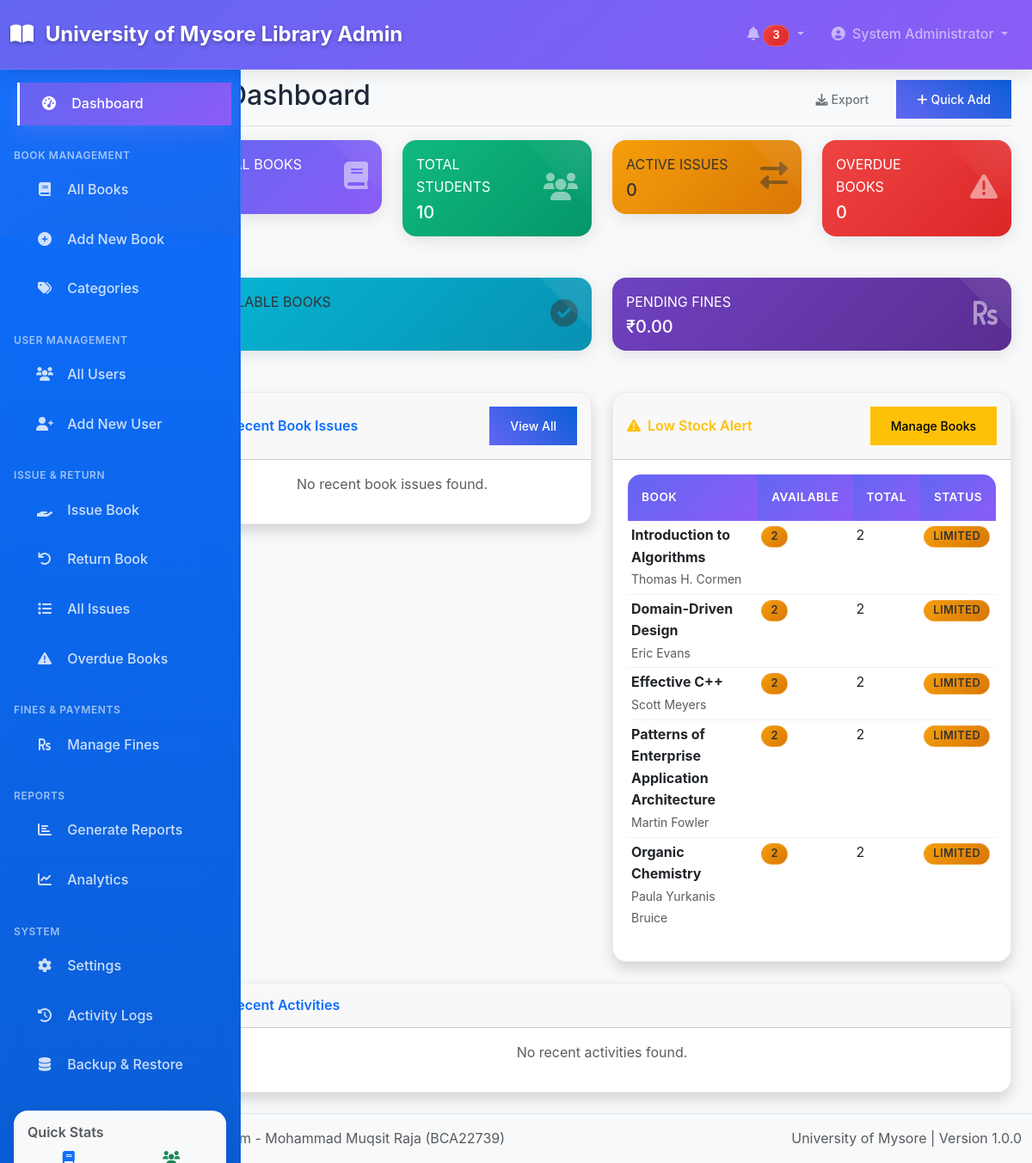
Page /admin/dashboard.php (signed in) on the committed database.
### tables this page shows
CREATE TABLE system_settings (
    setting_id INT PRIMARY KEY AUTO_INCREMENT,
    setting_name VARCHAR(100) UNIQUE NOT NULL,
    setting_value TEXT NOT NULL,
    description TEXT,
    updated_at TIMESTAMP DEFAULT CURRENT_TIMESTAMP ON UPDATE CURRENT_TIMESTAMP
);

CREATE TABLE users (
    user_id INT PRIMARY KEY AUTO_INCREMENT,
    username VARCHAR(50) UNIQUE NOT NULL,
    password VARCHAR(255) NOT NULL,
    full_name VARCHAR(100) NOT NULL,
    email VARCHAR(100) UNIQUE NOT NULL,
    phone VARCHAR(15),
    address TEXT,
    user_type ENUM('admin', 'student') NOT NULL,
    registration_number VARCHAR(50) UNIQUE,
    department VARCHAR(50),
    year_of_study INT,
    status ENUM('active', 'inactive', 'suspended') DEFAULT 'active',
    created_at TIMESTAMP DEFAULT CURRENT_TIMESTAMP,
    updated_at TIMESTAMP DEFAULT CURRENT_TIMESTAMP ON UPDATE CURRENT_TIMESTAMP
);

CREATE TABLE books (
    book_id INT PRIMARY KEY AUTO_INCREMENT,
    isbn VARCHAR(20) UNIQUE,
    title VARCHAR(200) NOT NULL,
    author VARCHAR(150) NOT NULL,
    publisher VARCHAR(100),
    publication_year YEAR,
    category_id INT,
    edition VARCHAR(50),
    pages INT,
    language VARCHAR(50) DEFAULT 'English',
    total_copies INT NOT NULL DEFAULT 1,
    available_copies INT NOT NULL DEFAULT 1,
    location VARCHAR(100),
    description TEXT,
    book_image VARCHAR(255),
    status ENUM('active', 'inactive') DEFAULT 'active',
    created_at TIMESTAMP DEFAULT CURRENT_TIMESTAMP,
    updated_at TIMESTAMP DEFAULT CURRENT_TIMESTAMP ON UPDATE CURRENT_TIMESTAMP,
    FOREIGN KEY (category_id) REFERENCES categories(category_id) ON DELETE SET NULL,
    INDEX idx_title (title),
    INDEX idx_author (author),
    INDEX idx_isbn (isbn)
);

### admin/dashboard.php (the view, shortened to what the rows shown need)
<?php
require_once '../includes/database.php';
require_once '../includes/auth.php';
require_once '../includes/functions.php';
$db = Database::getInstance();
$lowStockBooks = $db->fetchAll("
    SELECT book_id, title, author, total_copies, available_copies
    FROM books
    WHERE status = 'active' AND available_copies <= 2 AND available_copies > 0
    ORDER BY available_copies ASC
    LIMIT 5
");
include '../includes/admin_header.php';
?>
<div class="container-fluid">
    <div class="row">
        <main class="col-md-9 ms-sm-auto col-lg-10 px-md-4">
            <div class="d-flex justify-content-between flex-wrap flex-md-nowrap align-items-center pt-3 pb-2 mb-3 border-bottom">
                <h1 class="h2">
                    <i class="fas fa-tachometer-alt me-2"></i>Dashboard
                </h1>
            </div>
            <div class="row">
                <div class="col-lg-6 mb-4">
                    <div class="card shadow">
                        <div class="card-body">
                            <?php if (!empty($lowStockBooks)): ?>
                                <div class="table-responsive">
                                    <table class="table table-sm">
                                        <thead>
                                            <tr>
                                                <th>Book</th>
                                                <th>Available</th>
                                                <th>Total</th>
                                                <th>Status</th>
                                            </tr>
                                        </thead>
                                        <tbody>
                                            <?php foreach ($lowStockBooks as $book): ?>
                                                <tr>
                                                    <td>
                                                        <strong><?php echo htmlspecialchars($book['title']); ?></strong><br>
                                                        <small class="text-muted"><?php echo htmlspecialchars($book['author']); ?></small>
                                                    </td>
                                                    <td>
                                                        <span class="badge bg-warning"><?php echo $book['available_copies']; ?></span>
                                                    </td>
                                                    <td><?php echo $book['total_copies']; ?></td>
                                                    <td><?php echo getBookStatusBadge($book['available_copies'], $book['total_copies']); ?></td>
                                                </tr>
                                            <?php endforeach; ?>
                                        </tbody>
                                    </table>
                                </div>
                            <?php else: ?>
                                <p class="text-muted text-center">All books are well stocked!</p>
                            <?php endif; ?>
                        </div>
                    </div>
                </div>
            </div>
        </main>
    </div>
</div>
<?php include '../includes/admin_footer.php'; ?>

### includes/admin_header.php (shortened to what the rows shown need)
<?php
$currentUser = getCurrentUser();
$libraryName = getSystemSetting('library_name', 'Digital Library');
?>
<!DOCTYPE html>
<html lang="en">
<head>
    <link href="https://cdn.jsdelivr.net/npm/bootstrap@5.3.0/dist/css/bootstrap.min.css" rel="stylesheet">
    <link href="https://cdnjs.cloudflare.com/ajax/libs/font-awesome/6.0.0/css/all.min.css" rel="stylesheet">
    <link href="../assets/css/style.css" rel="stylesheet">
</head>
<body class="bg-light">
    <nav class="navbar navbar-expand-lg navbar-dark bg-primary fixed-top">
        <div class="container-fluid">
            <a class="navbar-brand" href="dashboard.php">
                <i class="fas fa-book-open me-2"></i>
                <?php echo htmlspecialchars($libraryName); ?> Admin
            </a>
            <div class="navbar-nav ms-auto">
                <div class="nav-item dropdown">
                </div>
                <div class="nav-item dropdown">
                    <a class="nav-link dropdown-toggle" href="#" id="userDropdown" role="button" data-bs-toggle="dropdown">
                        <i class="fas fa-user-circle me-1"></i>
                        <?php echo htmlspecialchars($currentUser['full_name']); ?>
                    </a>
                </div>
            </div>
        </div>
    </nav>
    <div style="padding-top: 76px;">

### includes/functions.php (shortened to what the rows shown need)
<?php
function getSystemSetting($settingName, $defaultValue = null) {
    try {
        $db = Database::getInstance();
        $sql = "SELECT setting_value FROM system_settings WHERE setting_name = ?";
        $result = $db->fetchOne($sql, [$settingName]);
        return $result ? $result['setting_value'] : $defaultValue;
    } catch (Exception $e) {
        error_log("Error getting system setting: " . $e->getMessage());
        return $defaultValue;
    }
}
function getBookStatusBadge($availableCopies, $totalCopies) {
    if ($availableCopies == 0) {
        return '<span class="badge bg-danger">Not Available</span>';
    } elseif ($availableCopies <= 2) {
        return '<span class="badge bg-warning">Limited</span>';
    } else {
        return '<span class="badge bg-success">Available</span>';
    }
}
?>

### rows in the picture
system_settings: setting_value "University of Mysore Library"
users: full_name "System Administrator"
books: title "Introduction to Algorithms", author "Thomas H. Cormen", available_copies "2", total_copies "2", shows "LIMITED"
books: title "Domain-Driven Design", author "Eric Evans", available_copies "2", total_copies "2", shows "LIMITED"
books: title "Effective C++", author "Scott Meyers", available_copies "2", total_copies "2", shows "LIMITED"
books: title "Patterns of Enterprise Application Architecture", author "Martin Fowler", available_copies "2", total_copies "2", shows "LIMITED"
books: title "Organic Chemistry", author "Paula Yurkanis Bruice", available_copies "2", total_copies "2", shows "LIMITED"

### other values in the picture
$totalUsers "10"
$activeIssues "0"
$overdueBooks "0"
$totalFines "0.00"
APP_VERSION "1.0.0"
